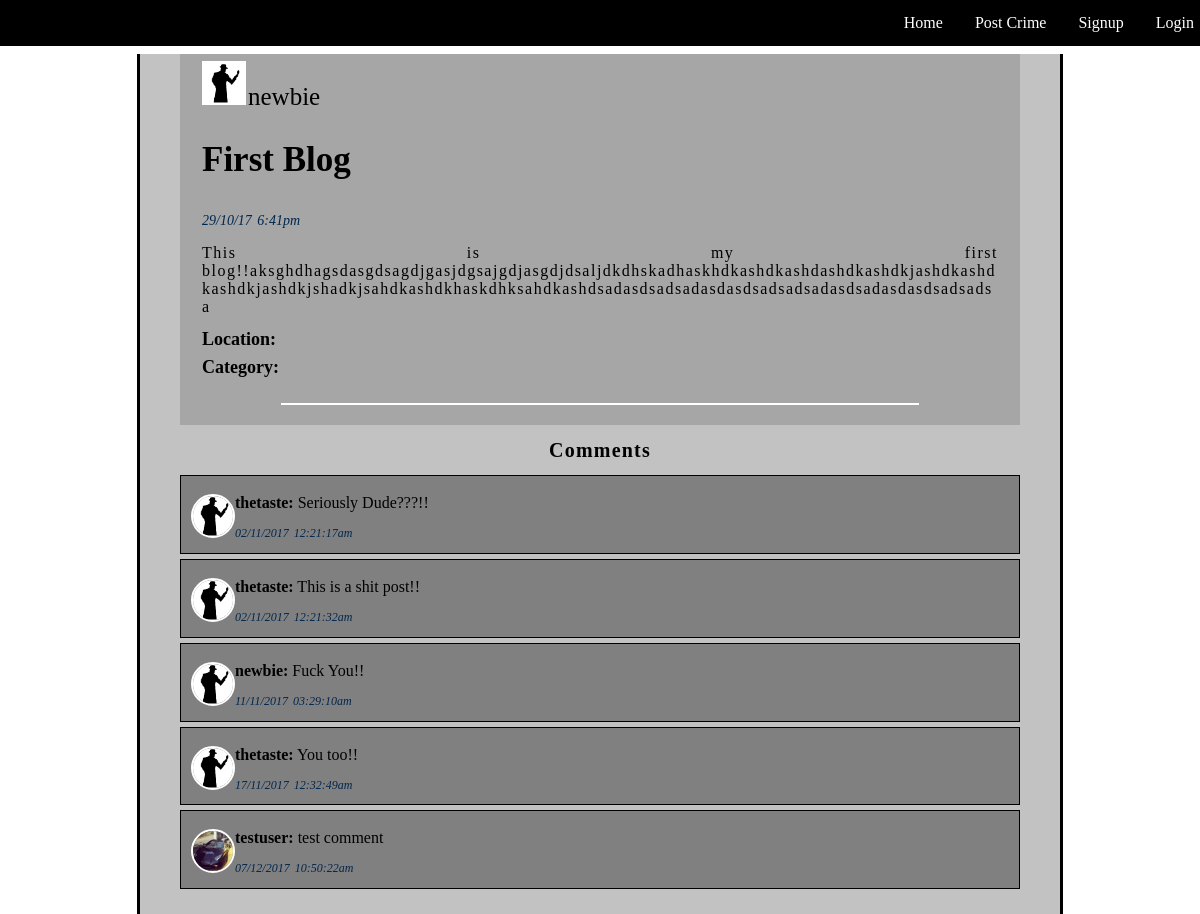
The app's page /Views/blog.php/?blog_id=1 with its own data.
### tables this page shows
CREATE TABLE `blogs` (
  `blog_id` int(11) NOT NULL,
  `title` varchar(100) DEFAULT NULL,
  `body` text,
  `datetime` varchar(70) DEFAULT NULL,
  `attachment` varchar(200) DEFAULT NULL,
  `blogger_id` int(11) DEFAULT NULL,
  `name_hidden` tinyint(1) DEFAULT NULL,
  `location` text,
  `category` varchar(50) DEFAULT NULL,
  `del` tinyint(1) DEFAULT '0'
);

CREATE TABLE `users` (
  `user_id` int(11) NOT NULL,
  `fname` varchar(80) DEFAULT NULL,
  `lname` varchar(80) DEFAULT NULL,
  `age` int(11) DEFAULT NULL,
  `bdate` varchar(11) DEFAULT NULL,
  `username` varchar(120) DEFAULT NULL,
  `email` varchar(50) DEFAULT NULL,
  `password` varchar(100) DEFAULT NULL,
  `pro_pic` varchar(180) DEFAULT NULL,
  `gender` varchar(20) DEFAULT NULL,
  `role` int(11) DEFAULT NULL,
  `del` tinyint(1) DEFAULT '0'
);

CREATE TABLE `comments` (
  `comment_id` int(11) NOT NULL,
  `blog_id` int(11) DEFAULT NULL,
  `user_id` int(11) DEFAULT NULL,
  `body` text,
  `datetime` varchar(70) DEFAULT NULL,
  `del` tinyint(1) DEFAULT '0'
);

### Controllers/login_controller.php (called while the page is built, shortened)
<?php
require_once(get_include_path()."\Projects\aiub project\Models\UserModel.php");
class Login{
    protected $logged = false;
    function isLogged()
    {
        return $this->logged;
    }
}
 ?>

### Controllers/BlogController.php (called while the page is built, shortened)
<?php
require(get_include_path()."\Projects\aiub project\Models\BlogModel.php");
class BlogController{
    private $blog;
    function BlogController()
    {
        $this->blog = new BlogModel();
    }
    function bloggerName($id)
    {
        return $this->blog->getBloggerName($id);
    }
    function getBlog($id)
    {
        return $this->blog->getBlog($id);
    }
    function getBloggerProfilePicture($id)
    {
        return $this->blog->getBloggerPP($id);
    }
}
 ?>

### Models/Models.php (called while the page is built, shortened)
<?php
class Models{
    public $server;
    public $user;
    public $pass;
    public $db;
    protected $conn;
    function Models($server = "localhost:3306" , $user = "root" , $pass ="" , $db = "is_that_crime")
    {
        $this->server = $server;
        $this->user = $user;
        $this->pass = $pass;
        $this->db = $db;
    }
    private function openConnection()
    {
        $this->conn = new mysqli($this->server , $this->user , $this->pass , $this->db);
        if($this->conn->connect_error)
        {
            $this->errorMessage($this->conn->connect_error);
            return false;
        }
        else
            return true;
    }
    function executeQuery($query)
    {
        if($this->openConnection())
        {
            if($this->result = $this->conn->query($query))
            {
                if($this->result->num_rows > 0)
                {
                    return $this->result;
                }
                else
                {
                    $this->closeConnection();
                    return false;
                }
            }
            else
            {
                $this->errorMessage($this->conn->error);
                return false;
            }
        }
        else
        {
            $this->errorMessage($this->conn->error);
            return false;
        }
    }
}
?>

### Models/BlogModel.php (called while the page is built, shortened)
<?php
require_once("Models.php");
class BlogModel extends Models{
    function getBloggerName($id)
    {
        $name = $this->executeQuery("select username from users where user_id in (select blogger_id from blogs where blogger_id = $id);");
        if($name->num_rows > 0)
        {
            $name = $name->fetch_assoc();
            $name = $name["username"];
            return $name;
        }
        else
            return false;
    }
    function getBloggerPP($id)
    {
        $url = $this->executeQuery("select pro_pic from users where user_id in (select blogger_id from blogs where blogger_id = $id);");
        if($url->num_rows > 0)
        {
            $url = $url->fetch_assoc();
            $url = $url["pro_pic"];
            return $url;
        }
        else
            return false;
    }
    function getBlog($id)
    {
        $blog = $this->executeQuery("select * from blogs where blog_id = $id and del = false");
        if($blog->num_rows > 0)
        {
            $blog = $blog->fetch_assoc();
            return $blog;
        }
        else
            return false;
    }
}
 ?>

### Controllers/CommentController.php (called while the page is built, shortened)
<?php
require(get_include_path()."\Projects\aiub project\Models\CommentModel.php");
class CommentController{
    private $comment = NULL;
    function CommentController()
    {
        $this->comment = new CommentModel();
    }
    function getCommentByBlog($id)
    {
        return $this->comment->getCommentsByBlog($id);
    }
}
 ?>

### Models/CommentModel.php (called while the page is built, shortened)
<?php
require_once("Models.php");
class CommentModel extends Models{
     function getCommentsByBlog($id)
     {
        $result = $this->executeQuery("select * from comments where blog_id = $id and del = false");
        if($result)
        {
            return $result;
        }
        else
            return false;
     }
}
 ?>

### Controllers/UserController.php (called while the page is built, shortened)
<?php
require_once(get_include_path()."\Projects\aiub project\Models\UserModel.php");
class UserController{
    private $user = NULL;
    function UserController()
    {
        $this->user = new UserModel();
    }
    function getUsername($id)
    {
        return $this->user->getUsernameById($id);
    }
    function getProfilePicture($id)
    {
        return $this->user->getPP($id);
    }
}
 ?>

### Models/UserModel.php (called while the page is built, shortened)
<?php
require_once('Models.php');
class UserModel extends Models{
    function getUsernameById($id)
    {
        $result = $this->executeQuery("select username from users where user_id = $id and del = false");
        if($result)
        {
            $result = $result->fetch_assoc();
            return $result;
        }
        else
            return false;
    }
    function getPP($id)
    {
        $url = $this->executeQuery("select pro_pic from users where user_id = $id");
        $url = $url->fetch_assoc();
        $url = $url["pro_pic"];
        return $url;
    }
}
 ?>

### Views/blog.php (the view, shortened to what this page needs)
<html>
<head>
    <link rel="stylesheet" type="text/css" href="http://localhost:<?php echo  $_SERVER["SERVER_PORT"];?>/Projects/aiub%20project/css/navigation.css">
    <link rel="stylesheet" type="text/css" href="http://localhost:<?php echo  $_SERVER["SERVER_PORT"];?>/Projects/aiub%20project/css/blog_style.css">
    <link rel="stylesheet" type="text/css" href="http://localhost:<?php echo  $_SERVER["SERVER_PORT"];?>/Projects/aiub%20project/css/comment_style.css">
        <?php
            require(get_include_path()."\Projects\aiub project\Controllers\login_controller.php");
            require(get_include_path()."\Projects\aiub project\Controllers\UserController.php");
            require(get_include_path()."\Projects\aiub project\Controllers\CommentController.php");
            $login = new Login();
            $comment = new CommentController();
            $logged = $login->isLogged();
            $userId = $login->getUserid();
            require_once(get_include_path()."\Projects\aiub project\Controllers\BlogController.php");
            $blogControl = new BlogController();
         ?>
</head>
<body>
<div>
    <div class="navigation">
            <?php
            if($logged)
            {
                echo "<img id='pro_pic' src='{$_SESSION['pro_pic']}' onerror='return setDefaultPP(this)'/>";
				echo "<b class = 'navigationb'>Welcome ".$login->getUsername(). " , share your post!</b>";
				echo "<a class = 'right-li' href = 'http://localhost:".$_SERVER['SERVER_PORT']."/Projects/aiub project/Views/action/logout.php'>Logout</a>";
                echo "<a class = 'right-li' href = 'http://localhost:".$_SERVER['SERVER_PORT']."/Projects/aiub project/Views/user_info.php'>Profile</a>";
            }
            else
            {
            	echo "<a class = 'right-li' href = 'login.php'>Login</a>";
                echo "<a class = 'right-li' href = 'http://localhost:".$_SERVER['SERVER_PORT']."/Projects/aiub project/Views/signup.php'>Signup</a>";
            }
            ?>
            <a class = 'right-li' href = 'http://localhost:<?php echo  $_SERVER["SERVER_PORT"];?>/Projects/aiub project/Views/crime_post.php'>Post Crime</a>
            <a class = 'right-li' href = 'http://localhost:<?php echo  $_SERVER["SERVER_PORT"];?>/Projects/aiub project/index.php'>Home</a>
    </div>
    <article>
        <div id = "blog-container">
            <?php
            if(isset($_GET["blog_id"]))
            {
                $id = $_GET["blog_id"];
                $blog = $blogControl->getBlog($id);
                $blogger = "Anonymous";
                $blogger_pp = "";
                if(!$blog["name_hidden"])
                {
                    $blogger_id = $blog["blogger_id"];
                    $blogger = $blogControl->bloggerName($blogger_id);
                    $blogger_pp = $blogControl->getBloggerProfilePicture($blogger_id);
                }
                echo "<div id=\"blog-container-content\">";
                    echo "<img class='rectangular_pro_pic' src='$blogger_pp' onerror='return setDefaultPP(this)'/>";
                    echo "<b id =\"blogger_name\">".$blogger."</b>";
                    echo "<p class ='blog_title'>".$blog["title"]."</p>".checkRemovalbeBlog($blog["blog_id"] , $userId);
                    echo "<p class = \"datetime\">".$blog["datetime"]."</p>";
                    echo "<p class = \"body\">".$blog["body"]."</p>";
                    echo "<p class =\"bold-blog-content\">Location: ".$blog["location"]."</p>";
                    echo "<p class =\"bold-blog-content\">Category: ".$blog["category"]."</p>";
                echo "<hr>";
                echo "</div>";
                echo "<p id = \"comment-title\">Comments</p>";
                $commentResult = $comment->getCommentByBlog($id);
                if($commentResult)
                {
                    while($row = $commentResult->fetch_assoc())
                    {
                        $username = $user->getUsername($row['user_id']);
                        $username = $username["username"];
                        $commenter_pp = $user->getProfilePicture($row["user_id"]);
                        echo "<div class=\"comments\" id = {$row['comment_id']}>";
                        echo "<p><img id='pro_pic' src='$commenter_pp' onerror='return setDefaultPP(this)'/><b>$username:</b>  {$row['body']}</p><p class =\"comment-datetime\">{$row["datetime"]}".checkRemovableComment($row['comment_id'] , $id , $userId)."</p>";
                        echo "</div>";
                    }
                }
            }
            else
            {
                echo "Do Not Mess Up The URL";
            }
         ?>
     </div>
    </article>
</div>
</body>
</html>
<?php
function checkRemovableComment($cmntid , $blogid , $uid)
{
    return "";
}
function checkRemovalbeBlog($blogid , $userid)
{
    return "";
}
 ?>

### css/navigation.css (style rules this page uses)
body { margin:0px; padding:0px; }
#pro_pic { width: 40px; height: 40px; border:2px solid white; border-radius:50px; float:left; }
.navigation { background-color:black; width: 100%; height: auto; top: 0px; position:fixed; padding-right: 50px; padding-left: 10px; }
.right-li { float:right; display: block; color:white; text-align: center; padding:14px 16px; text-decoration: none; font-size: 16px; }
a { display: inline-block; color: white; text-align: center; padding: 14px 16px; text-decoration: none; }

### css/blog_style.css (style rules this page uses)
body { margin:0px; padding: 0px; }
article { margin-top: 4.5%; }
::placeholder { color: white; font-style: italic; }
hr { border: 1px solid white;clear: both; margin-top:30px; width: 80%; }
.blog_title { font-size: 35px; padding: 0px; text-decoration: none; font-family: 'Tahoma'; text-transform: capitalize; font-weight:bold; color:black; }
.datetime { font-size: 14px; font-style: italic; font-family: 'Tahoma'; line-height: 0.9; word-spacing: 2; color:#00264d; }
.body { font-size: 16px; letter-spacing: 1.5; font-family: 'Tahoma'; word-spacing: 1; color: black; word-wrap:break-word; }
.bold-blog-content { font-size: 18px; font-weight: bold; line-height: 0.6; font-family: 'Tahoma'; color: black; text-align: left; }
.rectangular_pro_pic { width: 40px; height: 40px; border:2px solid white; }
#blog-container { max-width:70%; height:auto; background-color:#c2c2c2; color:black; border-color:transparent; border-style:none; border-left:3px solid black; border-right:3px solid black; padding: 0px 40px 20px 40px; margin: 0 auto; }
#blog-container-content { max-width:100%; height:auto; border:2px solid transparent; background-color: #a6a6a6; padding: 5px 20px 10px 20px; text-align: justify; box-sizing: border-box; }
#blogger_name { font-size: 25px; font-weight: normal; line-height: 0.6; font-family: 'Tahoma'; color: black; border:2px solid transparent; padding:10px 0px 10px 0px; }

### css/comment_style.css (style rules this page uses)
.comments { width:100%; height:auto; padding:2px 10px 2px 10px; margin-bottom: 5px; border:1px solid black; border-bottom-color: black; background-color: grey; overflow: auto; box-sizing: border-box; }
#comment-title { font-size: 20px; text-decoration: none; font-family:; color:; font-weight: bold; letter-spacing:1.2; line-height: .5; text-align: center; }
::placeholder { color: black; font-style: italic; }
.comment-datetime { font-size: 12px; font-style: italic; font-family: 'Tahoma'; line-height: 0.9; word-spacing: 2; color:#00264d; }

### records on screen
blogs: blogger.username "newbie", title "First Blog", datetime "29/10/17 6:41pm", body "This is my first blog!!aksghdhagsdasgdsagdjgasjdgsajgdjasgdjdsaljdkdhskadhaskhdkashdkashdashdkashdkjashdkashdkashdkjashdkjshadkjsahdkashdkhaskdhksahdkashdsadasdsadsadasdasdsadsadsadasdsadasdasdsadsadsa"
comments: user.pro_pic (placeholder picture), user.username "thetaste", body "Seriously Dude???!!", datetime "02/11/2017 12:21:17am"
comments: user.pro_pic (placeholder picture), user.username "thetaste", body "This is a shit post!!", datetime "02/11/2017 12:21:32am"
comments: user.username "newbie", body "Fuck You!!", datetime "11/11/2017 03:29:10am"
comments: user.pro_pic (placeholder picture), user.username "thetaste", body "You too!!", datetime "17/11/2017 12:32:49am"
comments: user.pro_pic (picture), user.username "testuser", body "test comment", datetime "07/12/2017 10:50:22am"
